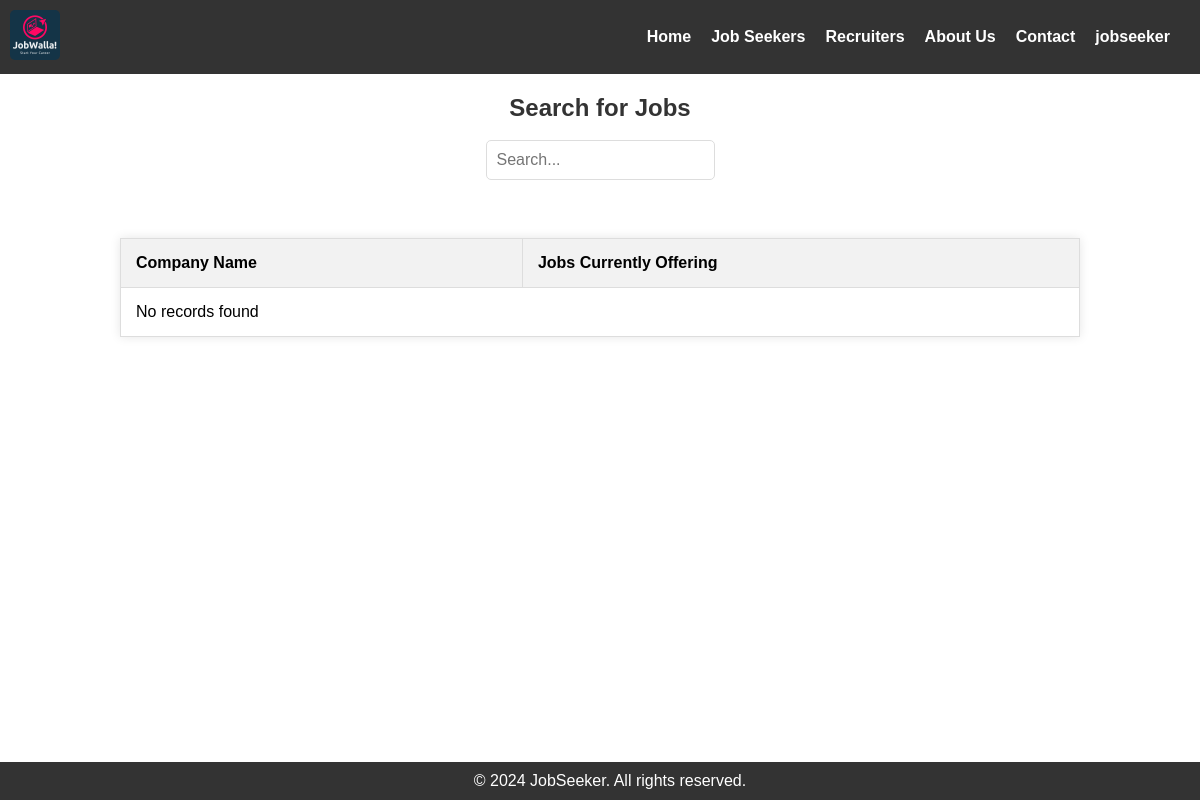
Before: /viewJobs.php (signed in) with the older database file.
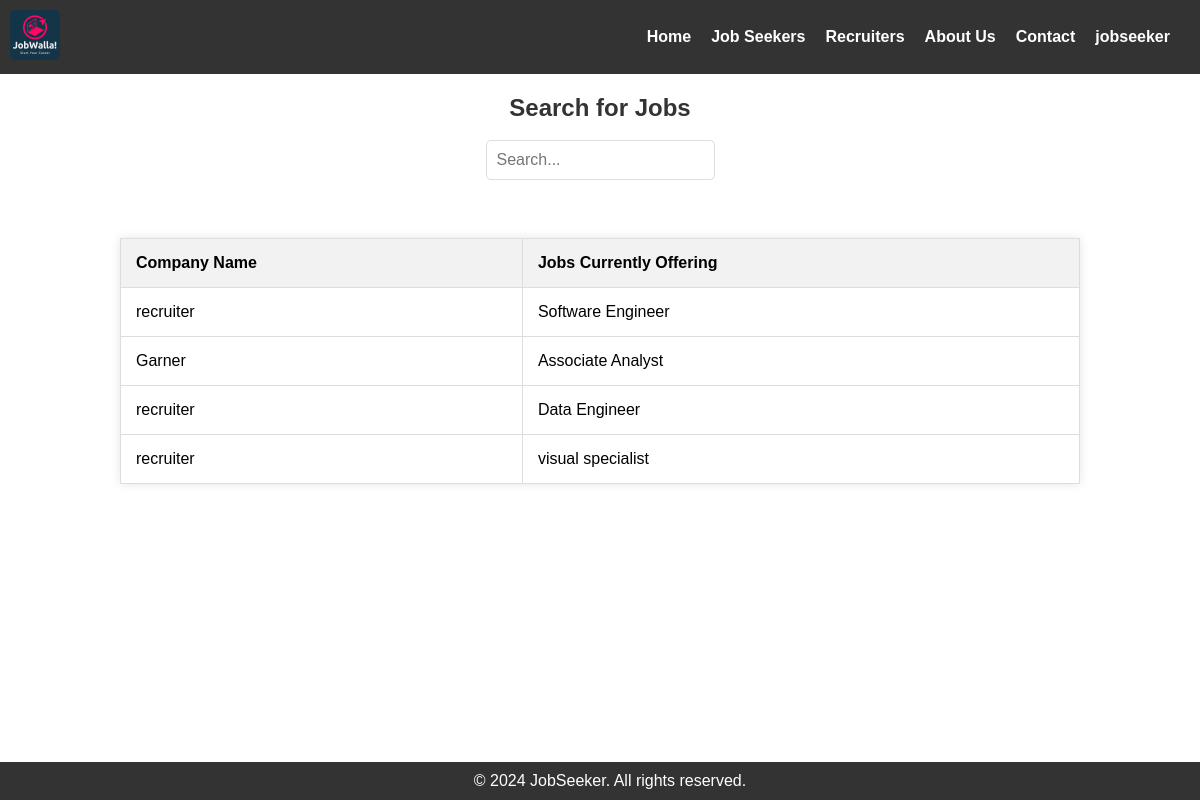
After: the same page with the newer database file.
### tables this page shows
CREATE TABLE `job_listings` (
  `username` varchar(100) NOT NULL,
  `job` varchar(100) NOT NULL
);

### viewJobs.php (the view, shortened to what this page needs)
<!DOCTYPE html>
<html lang="en">
<head>
</head>
<body>
<?php include "navBar.php"; ?>
    <center>
<br>
<h2>Search for Jobs</h2>
<br>
<input type="text" id="searchInput" placeholder="Search...">
<br><br>
<table id="myTable">
    <thead>
        <tr>
            <th>Company Name</th>
            <th>Jobs Currently Offering</th>
        </tr>
    </thead>
    <tbody>
        <?php
        require "connection.php";
        $sql = "SELECT username, job FROM job_listings";
        $result = $conn->query($sql);
        if ($result->num_rows > 0) {
            while ($row = $result->fetch_assoc()) {
                echo "<tr>";
                echo "<td>" . $row["username"] . "</td>";
                echo "<td>" . $row["job"] . "</td>";
                echo "</tr>";
            }
        } else {
            echo "<tr><td colspan='3'>No records found</td></tr>";
        }
        ?>
    </tbody>
</table>
</center>
<?php include "footer.php";?>
</body>
</html>

### navBar.php (shortened to what this page needs)
<!DOCTYPE html>
<html lang="en">
<head>
</head>
<body>
<header>
        <div class="logo">
            <img src="logo.png" alt="JobWalla!">
        </div>
        <nav>
            <ul>
                <li><a href="index.php">Home</a></li>
                <li><a href="jobSeekers.php">Job Seekers</a></li>
                <li><a href="employers.php">Recruiters</a></li>
                <li><a href="aboutUs.php">About Us</a></li>
                <li><a href="contact.php">Contact</a></li>
                <?php
                if(isset($_SESSION['auth']))
                {
                    ?>
                    <li class="dropdown">
                    <a href="#" class="dropbtn"><?= $_SESSION['auth_user']['username'] ?></a>
                </li>
                <?php
                }
                else{
                    ?>
                    <li><a href="userSignIn.php">Register</a></li>
                    <li><a href="userLogin.php">Login</a></li>
                    <?php
                }
                    ?>
            </ul>
        </nav>
    </header>
</body>
</html>

### footer.php (shortened to what this page needs)
<!DOCTYPE html>
<html lang="en">
<head>
</head>
<body>
<footer>
        &copy; 2024 JobSeeker. All rights reserved.
    </footer>
</body>
</html>

### viewJobs.php (style rules this page uses)
h2 { color: #333; margin-bottom: 20px; }
input[type="text"] { padding: 10px; font-size: 16px; border: 1px solid #ddd; border-radius: 5px; margin-bottom: 20px; }
table { width: 80%; border-collapse: collapse; margin-top: 20px; box-shadow: 0 0 10px rgba(0, 0, 0, 0.1); }
th, td { padding: 15px; text-align: left; border: 1px solid #ddd; }
th { background-color: #f2f2f2; }

### navBar.php (style rules this page uses)
body { font-family: Arial, sans-serif; margin: 20px; }
header { background-color: #333; color: #fff; padding: 10px; display: flex; justify-content: space-between; align-items: center; border-bottom: 2px solid #fff; }
.logo img { width: 50px; height: 50px; border-radius: 5px; }
nav ul { list-style: none; display: flex; }
nav ul li { margin-right: 20px; }
nav a { text-decoration: none; color: #fff; font-weight: bold; font-size: 16px; }
body, h1, h2, h3, p, ul { margin: 0; padding: 0; }
.dropdown { position: relative; display: inline-block; }

### footer.php (style rules this page uses)
footer { background-color: #333; color: #fff; text-align: center; padding: 10px; position: fixed; bottom: 0; width: 100%; border-top: 2px solid #fff; }

Changed rows visible on the page:
added job_listings: username "recruiter", job "Software Engineer"
added job_listings: username "Garner", job "Associate Analyst"
added job_listings: username "recruiter", job "Data Engineer"
added job_listings: username "recruiter", job "visual specialist"
Other visible differences:
text no longer shown: "No records found"
